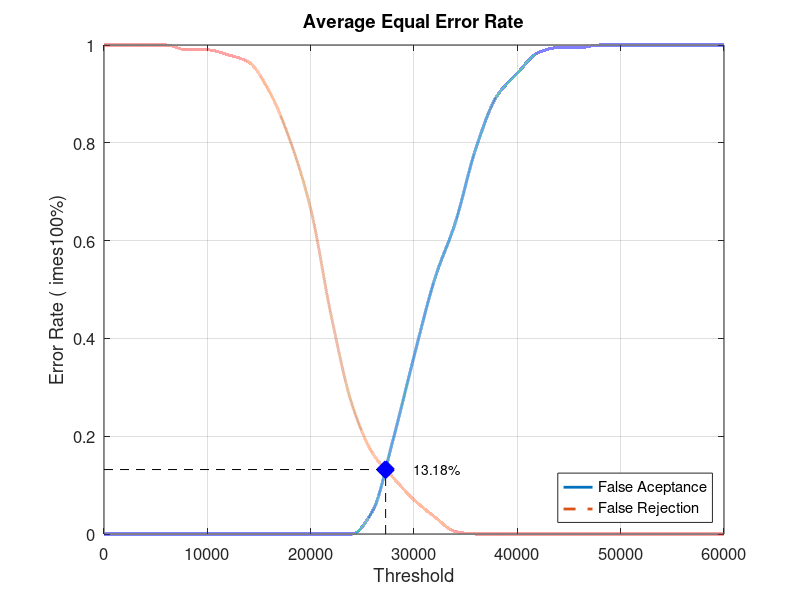
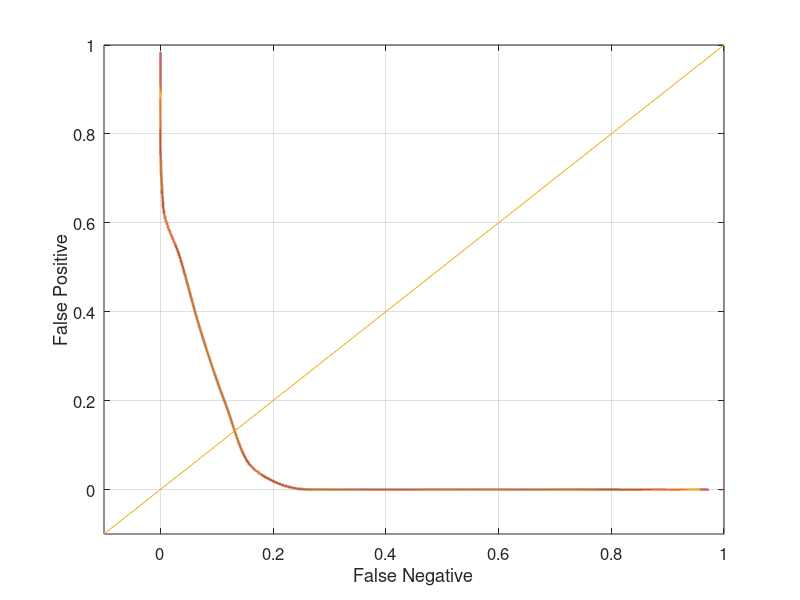

The MATLAB script that drew these images, in order:
close all;
clear;
clc;
x = 0:2000:60000;
xq = 0:0.5:60000;

y0 = [0 0 0 0 0 0 0 0 0 0 0 0 0 0.0473684 0.194737 0.363158 0.521053 0.636842 0.789474 0.894737 0.942105 0.984211 0.994737 0.994737 1 1 1 1 1 1 1]
yy0 = interp1(x, y0, xq, 'pchip');
y1 = [1 1 1 1 0.99 0.99 0.98 0.965 0.905 0.805 0.665 0.445 0.265 0.165 0.115 0.07 0.035 0.005 0 0 0 0 0 0 0 0 0 0 0 0 0]
yy1 = interp1(x, y1, xq, 'pchip');

% Calculating EER: 
y2 = abs(y0 - y1);
find(y2 == min(y2))
yy2 = abs(yy0 - yy1);
xEER = find(yy2 == min(yy2));
xEERIndex = xq(xEER) % X-axis EER
yEER = yy0(xEER) % Y-axis EER

main = figure
plot(xq, yy0,'-','LineWidth', 2);	hold on
plot(xq, yy1,'--','LineWidth', 2);	hold on
plot([xEERIndex xEERIndex], [0 yEER], 'k--');	hold on
plot([0 xEERIndex], [yEER yEER], 'k--');	hold on
plot(xEERIndex, yEER, 'bx', 'LineWidth', 10);	hold on
text(xEERIndex + 10 * xEERIndex / 100, yEER, [num2str(round((10000 * yEER)) / 100) '%'])
legend('False Aceptance', 'False Rejection', 'Location', 'SouthEast')
xlabel('Threshold')
ylabel('Error Rate (	imes100%)')
title('Average Equal Error Rate')
set(gca, 'FontSize', 12)
axis([0 60000 0 1])
grid on

print(main, 'Database4_2Main', '-dpng');
FNRxFPR = figure('Color', [1 1 1]);
plot(yy1, yy0, '-', yy1, yy0, 'LineWidth', 2);
hold on
y = -0.1:0.1:1
plot(y, y); 
set(gca, 'FontSize', 12)
xlabel('False Negative')
ylabel('False Positive')
axis([-0.1 1 -0.1 1])
set(gca, 'FontSize', 12)
grid on

print(FNRxFPR, 'Database4_2FNRxFPR','-dpng');
